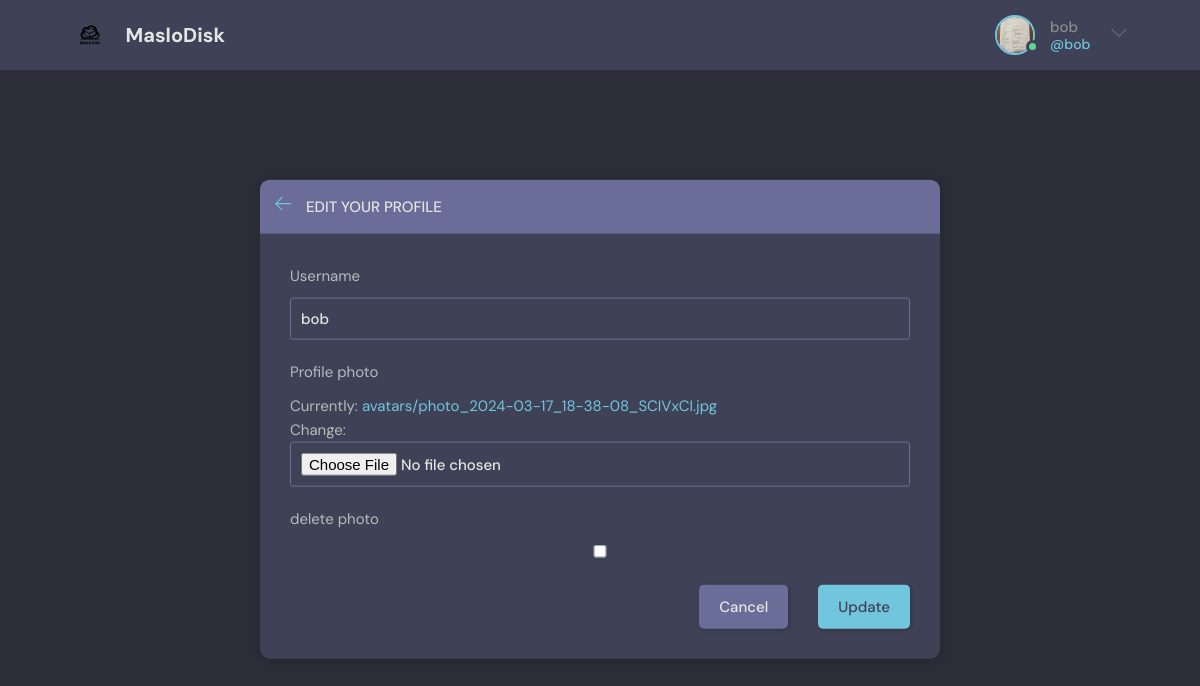
/update/ (signed in), run on the app's committed database.
### base/models.py (models this page shows, shortened)
class User(AbstractUser):
    avatar = models.ImageField(null=True, default="avatars/avatar.svg", upload_to="avatars/",
                               verbose_name="Profile photo")
    available_files = models.ManyToManyField('File', related_name='available_files')
    root_folder = models.OneToOneField('Folder', on_delete=models.CASCADE, related_name='root_folder', null=True)

### base/views.py (the view, shortened to what this page needs)
# urls.py: path('update/', views.UpdateUser.as_view(), name='update'),
class UpdateUser(UpdateView):
    template_name = 'base/update_user.html'
    form_class = UpdateUserForm
    def get_object(self, queryset=None):
        return self.request.user

### base/forms.py (shortened to what this page needs)
class UpdateUserForm(ModelForm):
    delete_avatar = forms.BooleanField(required=False, label='delete photo')
    class Meta:
        model = get_user_model()
        fields = ['username', 'avatar']

### base/templates/base/update_user.html (shortened to what this page needs)
{% extends 'main.html' %}
{% block content %}
<main class="update-account layout">
  <div class="container">
    <div class="layout__box">
      <div class="layout__boxHeader">
        <div class="layout__boxTitle">
          <a href="{% url 'home' %}">
            <svg version="1.1" xmlns="http://www.w3.org/2000/svg" width="32" height="32" viewBox="0 0 32 32">
              <title>arrow-left</title>
              <path
                d="M13.723 2.286l-13.723 13.714 13.719 13.714 1.616-1.611-10.96-10.96h27.625v-2.286h-27.625l10.965-10.965-1.616-1.607z">
              </path>
            </svg>
          </a>
          <h3>Edit your profile</h3>
        </div>
      </div>
      <div class="layout__body">
        <form class="form" action="" method="POST" enctype="multipart/form-data">
          {% for field in form %}
          <div class="form__group">
            <label for="{{ field.id_for_label }}">{{ field.label }}</label>
            {{ field }}
          </div>
          {% endfor %}
          <div class="form__action">
            <a class="btn btn--dark" href="{% url 'home' %}">Cancel</a>
            <button class="btn btn--main" type="submit">Update</button>
          </div>
        </form>
      </div>
    </div>
  </div>
</main>
{% endblock content %}

### templates/navbar.html (shortened to what this page needs)
{% load static %}
<header class="header header--loggedIn">
    <div class="container">
        <a href="{% url 'home' %}" class="header__logo">
            <img src="{% static 'images/logo.svg' %}" />
            <h1>MasloDisk</h1>
        </a>
        {% if request.user.is_authenticated %}
        <nav class="header__menu">
            <div class="header__user">
                <a href="">
                    <div class="avatar avatar--medium active">
                        <img src="{{request.user.avatar.url}}" />
                    </div>
                    <p>{{request.user.username}} <span>@{{request.user.username}}</span></p>
                </a>
                <button class="dropdown-button">
                    <svg version="1.1" xmlns="http://www.w3.org/2000/svg" width="32" height="32" viewBox="0 0 32 32">
                        <title>chevron-down</title>
                        <path d="M16 21l-13-13h-3l16 16 16-16h-3l-13 13z"></path>
                    </svg>
                </button>
            </div>
        </nav>
        {% endif %}
    </div>
</header>

### static/styles/style.css (style rules this page uses)
:root { --color-main: #71c6dd; --color-main-light: #e1f6fb; --color-dark: #3f4156; --color-dark-medium: #51546e; --color-dark-light: #696d97; --color-light: #e5e5e5; --color-gray: #8b8b8b; --color-light-gray: #b2bdbd; --color-bg: #2d2d39; --color-success: #5dd693; --color-error: #fc4b0b; }
* { font-family: "DM Sans", -apple-system, BlinkMacSystemFont, "Segoe UI", Roboto, Oxygen, Ubuntu, Cantarell, "Open Sans", "Helvetica Neue", sans-serif; margin: 0; padding: 0; box-sizing: border-box; text-rendering: optimizeLegibility; font-size: inherit; }
html { font-size: 56.25%; }
@media only screen and (min-width: 1200px) { html { font-size: 62.5%; } }
body { line-height: 1.6; font-weight: 400; font-size: 1.5rem; color: var(--color-light-gray); background-color: var(--color-bg); min-height: 100vh; }
img { width: 200%; height: 200%; }
a { display: inline-block; color: var(--color-main); text-decoration: none; }
.container { max-width: 120rem; width: 90%; margin: auto; }
.btn { background-color: transparent; border: none; display: inline-flex; align-items: center; gap: 1rem; cursor: pointer; transition: all ease-in-out 0.3s; padding: 1rem 2rem; border-radius: 5px; box-shadow: 1px 1px 3px 1px rgba(0, 0, 0, 0.15); font-weight: 500; }
.btn--main { background-color: var(--color-main); color: var(--color-dark); }
.btn--dark { background-color: var(--color-dark-light); color: var(--color-light); }
.avatar { position: relative; display: inline-block; border-radius: 50%; border: 2px solid var(--color-main); }
.avatar img { display: block; border-radius: 50%; object-fit: cover; object-position: center; }
.avatar::after { content: ""; display: block; position: absolute; background-color: var(--color-gray); z-index: 111; border-radius: 50%; border: 0.3rem solid var(--color-dark); }
.avatar.active::after { background-color: var(--color-success); }
.avatar.avatar--medium img { width: 3.6rem; height: 3.6rem; border-radius: 50%; }
.avatar.avatar--medium:after { width: 0.7rem; height: 0.7rem; bottom: 0px; right: -6px; }
.header { padding: 1.5rem; background-color: var(--color-dark); }
.header > .container { display: flex; gap: 9.5rem; }
.header__logo, .header__user { display: flex; gap: 2rem; align-items: center; }
.header__logo > img { height: 3.2rem; width: 3.2rem; }
.header__logo > h1 { font-weight: 700; font-size: 2rem; color: var(--color-light); }
.header__menu { margin-left: auto; position: relative; }
.header__menu a { display: flex; gap: 1.5rem; align-items: center; font-weight: 500; text-decoration: none; color: var(--color-gray); }
.header__menu img { height: 3.6rem; }
.header__menu p { line-height: 1.2; }
.header__menu span { color: var(--color-main); font-weight: 500; font-size: 1.4rem; display: block; }
.header__menu svg { width: 1.6rem; height: 1.6rem; fill: var(--color-dark-light); }
.dropdown-button { background: transparent; border: 0; outline: 0; cursor: pointer; }
.layout { margin-top: 2.4rem; }
.layout > .container { display: flex; align-items: flex-start; }
.layout__box { width: 90%; max-width: 48rem; min-height: 40rem; position: absolute; top: 50%; left: 50%; transform: translate(-50%, -46%); background-color: var(--color-dark); border-radius: 1rem; box-shadow: 1px 1px 6px 3px rgba(0, 0, 0, 0.1); overflow: hidden; }
.layout__boxHeader { display: flex; padding: 1.5rem; background-color: var(--color-dark-light); }
.layout__boxTitle { display: flex; gap: 1.5rem; align-items: center; }
.layout__boxTitle h3 { text-transform: uppercase; font-weight: 500; color: var(--color-light); }
.layout__boxTitle svg { width: 1.6rem; height: 1.6rem; fill: var(--color-main); }
.layout__body { margin: 3rem; }
.form__group { margin-bottom: 2rem; width: 100%; }
.form__group label { display: block; font-size: 1.5rem; margin-bottom: 1rem; }
.form__group input, .form__group textarea, .form__group select { background: transparent; border: 1px solid var(--color-dark-light); padding: 1rem; border-radius: 3px; width: 100%; color: var(--color-light); font-weight: 500; outline: none; }
.form__action { display: flex; justify-content: flex-end; gap: 3rem; }
.update-account.layout .layout__box { max-width: 68rem; }

### data on the page
User: user.avatar (picture), user.username "bob", form "bob"

### other printed values
{{ field.label }} "Username" "Profile photo" "delete photo"
